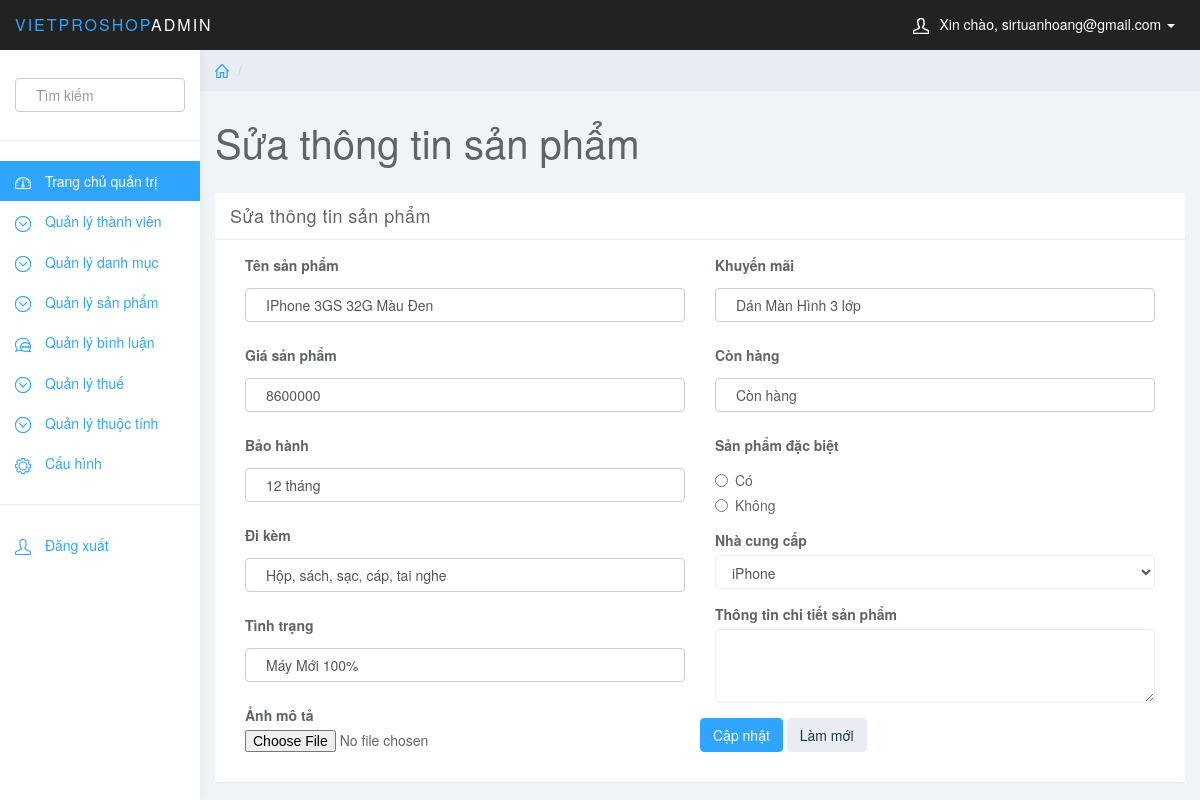
The page /quantri/quantri.php?page_layout=suasp&id_sp=1 (signed in) on the database its author committed.
### tables this page shows
CREATE TABLE `sanpham` (
  `id_sp` int(11) UNSIGNED NOT NULL,
  `id_dm` int(11) UNSIGNED NOT NULL,
  `ten_sp` varchar(255) NOT NULL,
  `anh_sp` varchar(255) NOT NULL,
  `gia_sp` varchar(255) NOT NULL,
  `bao_hanh` varchar(255) NOT NULL,
  `phu_kien` varchar(255) NOT NULL,
  `tinh_trang` varchar(255) NOT NULL,
  `khuyen_mai` varchar(255) NOT NULL,
  `trang_thai` varchar(255) NOT NULL,
  `dac_biet` int(1) NOT NULL,
  `chi_tiet_sp` longtext NOT NULL
);

### quantri/suasp.php (the view, shortened to what this page needs)
<?php
    $id_sp=$_GET['id_sp'];
    $sql="SELECT * FROM sanpham where id_sp=$id_sp";
    $query=mysqli_query($db_con,$sql);
    $row=mysqli_fetch_array($query);
?>
            <div class="row">
                <div class="col-lg-12">
                    <h1 class="page-header">Sửa thông tin sản phẩm</h1>
                </div>
            </div>
            <div class="row">
                <div class="col-lg-12">
                    <div class="panel panel-default">
                        <div class="panel-heading">Sửa thông tin sản phẩm</div>
                        <div class="panel-body">
                            <form method="post" enctype="multipart/form-data" role="form">
                                <div class="col-md-6">
                                    <div class="form-group">
                                        <label>Tên sản phẩm</label>
                                        <input type="text" class="form-control"  name="ten_sp" value="<?php echo $row['ten_sp'];?>" required="">
                                    </div>
                                    <div class="form-group">
                                        <label>Giá sản phẩm</label>
                                        <input type="text" class="form-control" name="gia_sp" value="<?php echo $row['gia_sp'];?>" required="">
                                    </div>
                                    <div class="form-group">
                                        <label>Bảo hành</label>
                                        <input type="text" class="form-control" name="bao_hanh" value="<?php echo $row['bao_hanh'];?>" required="">
                                    </div>
                                    <div class="form-group">
                                        <label>Đi kèm</label>
                                        <input type="text" class="form-control" name="phu_kien" value="<?php echo $row['phu_kien'];?>" required="">
                                    </div>
                                    <div class="form-group">
                                        <label>Tình trạng</label>
                                        <input type="text" class="form-control" name="tinh_trang" value="<?php echo $row['tinh_trang'];?>" required="">
                                    </div>
                                    <div class="form-group">
                                        <label>Ảnh mô tả</label>
                                        <input type="file" name="anh_sp">
                                    </div>
                                </div>
                                <div class="col-md-6">
                                    <div class="form-group">
                                        <label>Khuyến mãi</label>
                                        <input type="text" class="form-control" name="khuyen_mai" value="<?php echo $row['khuyen_mai'];?>" required="">
                                    </div>
                                    <div class="form-group">
                                        <label>Còn hàng</label>
                                        <input type="text" class="form-control" name="trang_thai" value="<?php echo $row['trang_thai'];?>" required="">
                                    </div>
                                    <div class="form-group">
                                        <label>Sản phẩm đặc biệt</label>
                                        <div class="radio">
                                            <label>
                                                <input type="radio" name="dac_biet" id="optionsRadios1" value=1>Có
                                            </label>
                                        </div>
                                        <div class="radio">
                                            <label>
                                                <input type="radio" name="dac_biet" id="optionsRadios2" value=0>Không
                                            </label>
                                        </div>
                                    </div>
                                    <div class="form-group">
                                        <label>Nhà cung cấp</label>
                                        <select name="id_dm" class="form-control">
                                            <option value="1">iPhone</option>
                                        </select>
                                    </div>
                                    <div class="form-group">
                                        <label>Thông tin chi tiết sản phẩm</label>
                                        <textarea class="form-control" rows="3" name="chi_tiet_sp"></textarea>
                                    </div>
                                </div>
                                <button type="submit" class="btn btn-primary" name="submit">Cập nhật</button>
                                <button type="reset" class="btn btn-default" name="reset">Làm mới</button>
                            </form>
                        </div>
                    </div>
                </div>
            </div>

### quantri/css/styles.css (style rules this page uses)
body { background: #f1f4f7; padding-top: 50px; color: #5f6468; }
h1, h2, h3, h4, h5, h6 { color: #5f6468; }
h1 { font-weight: 300; font-size: 40px; }
.form-control { border: 1px solid #eee; box-shadow: none; }
.btn-default, .btn-default:hover, .btn-default:focus, .btn-default:active, .btn-default.active, .open > .dropdown-toggle.btn-default, .btn-default.disabled, .btn-default[disabled], fieldset[disabled] .btn-default, .btn-default.disabled:hover, .btn-default[disabled]:hover, fieldset[disabled] .btn-default:hover, .btn-default.disabled:focus, .btn-default[disabled]:focus, fieldset[disabled] .btn-default:focus, .btn-default.disabled:active, .btn-default[disabled]:active, fieldset[disabled] .btn-default:active, .btn-default.disabled.active, .btn-default[disabled].active, fieldset[disabled] .btn-default.active { background-color: #e9ecf2; border-color: #e9ecf2; color: #1b3548; }
.btn-primary, .btn-primary:hover, .btn-primary:focus, .btn-primary:active, .btn-primary.active, .open > .dropdown-toggle.btn-primary, .btn-primary.disabled, .btn-primary[disabled], fieldset[disabled] .btn-primary, .btn-primary.disabled:hover, .btn-primary[disabled]:hover, fieldset[disabled] .btn-primary:hover, .btn-primary.disabled:focus, .btn-primary[disabled]:focus, fieldset[disabled] .btn-primary:focus, .btn-primary.disabled:active, .btn-primary[disabled]:active, fieldset[disabled] .btn-primary:active, .btn-primary.disabled.active, .btn-primary[disabled].active, fieldset[disabled] .btn-primary.active { background-color: #30a5ff; border-color: #30a5ff; }
.panel { border: 0; }
.panel-heading { font-size: 18px; font-weight: 300; letter-spacing: 0.025em; }
.panel-default .panel-heading { background: #fff; border-bottom: 1px solid #eee; color: #5f6468; }
h1.page-header { margin-top: 30px; border-bottom: 0; }

### quantri/css/thuoctinh.css (style rules this page uses)
input[type=text] { width: 100%; padding: 12px 20px; margin: 8px 0; display: inline-block; border: 1px solid #ccc; box-sizing: border-box; }

### rows shown on the page
sanpham: ten_sp "IPhone 3GS 32G Màu Đen", gia_sp "8600000", bao_hanh "12 tháng", phu_kien "Hộp, sách, sạc, cáp, tai nghe", tinh_trang "Máy Mới 100%", khuyen_mai "Dán Màn Hình 3 lớp", trang_thai "Còn hàng"

### other values the page prints
$_SESSION['email'] "sirtuanhoang@gmail.com"
